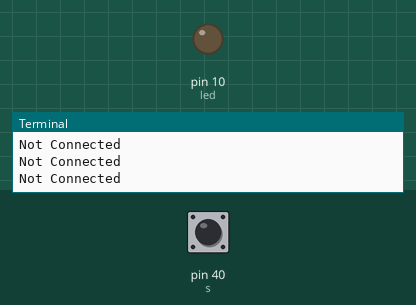
Recording of a program running on a simulated Raspberry Pi (header pin numbers). Shown: output pins drawn as LEDs (lit = HIGH), the last lines printed to the terminal. The inputs (shaded band) are chosen by the test bench; at power-on: pin 40 (s) HIGH.

Above: at 1.2 s.
1.3 s: pin 40 (s) pulled LOW for 0.25 s
At 1.5 s:
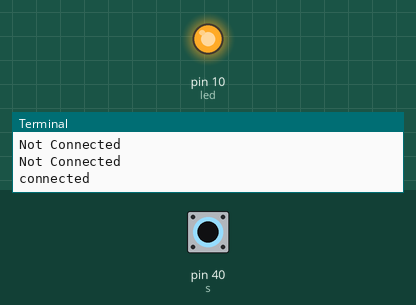
3.1 s: pin 40 (s) pulled LOW for 3.2 s
At 6.8 s:
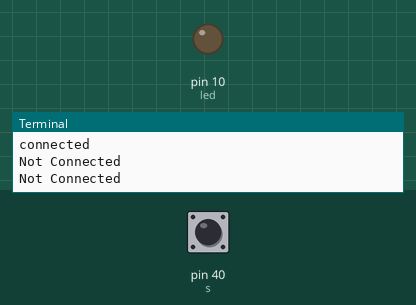
Timing chart, 0 to 8.3 s (numbered marks = the images above; inputs shaded):
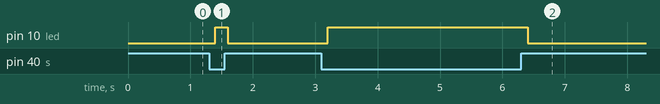

The program:

sensor_ir.py
```python
import RPi.GPIO as GPIO
import time

s = 40
led = 10
GPIO.setwarnings(False)
GPIO.setmode(GPIO.BOARD)
GPIO.setup(s, GPIO.IN, GPIO.PUD_UP)
GPIO.setup(led, GPIO.OUT)
GPIO.output(led, 0)

while True:

    if GPIO.input(s)==0:
        print("connected")
        GPIO.output(led, 1)
        time.sleep(0.2)
    else:
        print("Not Connected")
        GPIO.output(led, 0)
        time.sleep(0.2)
```

Measured:
- after the input at 1.3 s, pin 10 (led): LOW → HIGH after 0.10 s, → LOW 0.20 s later
- after the input at 3.1 s, pin 10 (led): LOW → HIGH after 0.10 s, → LOW 3.2 s later
